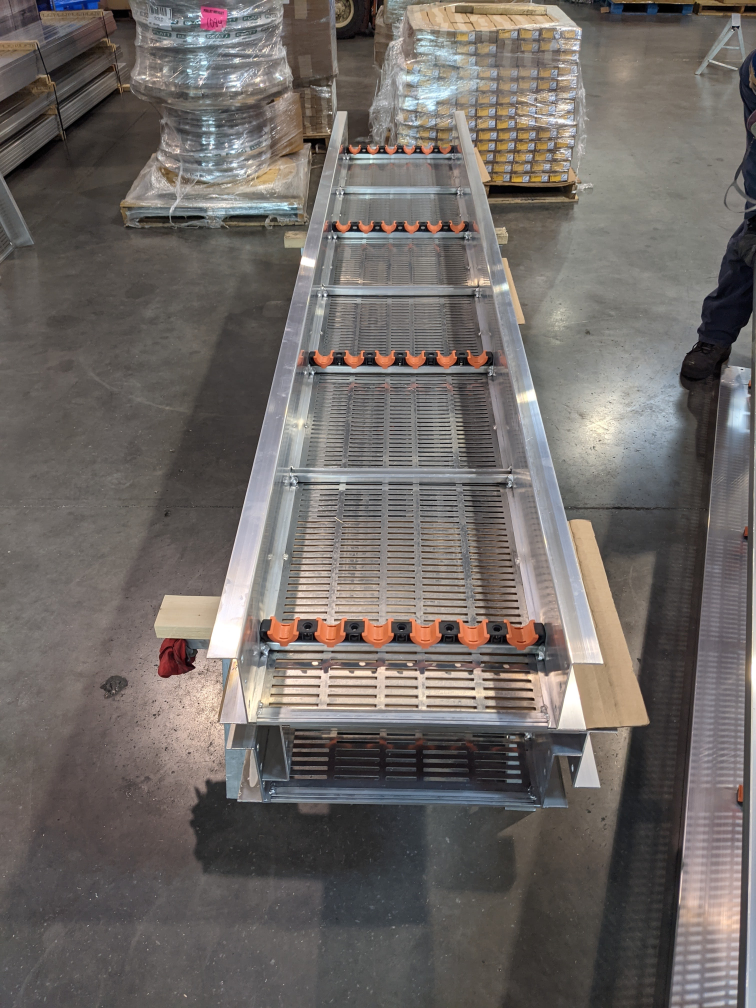
#> input picture 5.jpg, 3024 x 4032 px (shown at 1/4 size)
$ jupyter execute opencv_practice.ipynb
#> lines starting #> are read from the running program, lines starting #| are printed output that depends on the picture
install opencv-contrib-python for full features , install caer for utilties

[cell 1]
import cv2 as cv

[cell 2]
def rescaleFrame(frame, scale=0.5):
    width = int(frame.shape[1] * scale)
    height = int(frame.shape[0] * scale)
    dims=(width, height)
    return cv.resize(frame, dims, interpolation = cv.INTER_AREA)

[cell 3]
img =cv.imread('5.jpg')
#> img is the input picture: shape (4032, 3024, 3); mean B, G, R 101.4, 104.8, 110.6
img.shape
#> Out = (4032, 3024, 3)

[cell 4]
print('image shape before scaling ', img.shape)
#| image shape before scaling  (4032, 3024, 3)
imgscaled = rescaleFrame(img, 0.2)
#> in rescaleFrame, `return cv.resize(frame, dims, interpolation = cv.INTER_AREA)`:
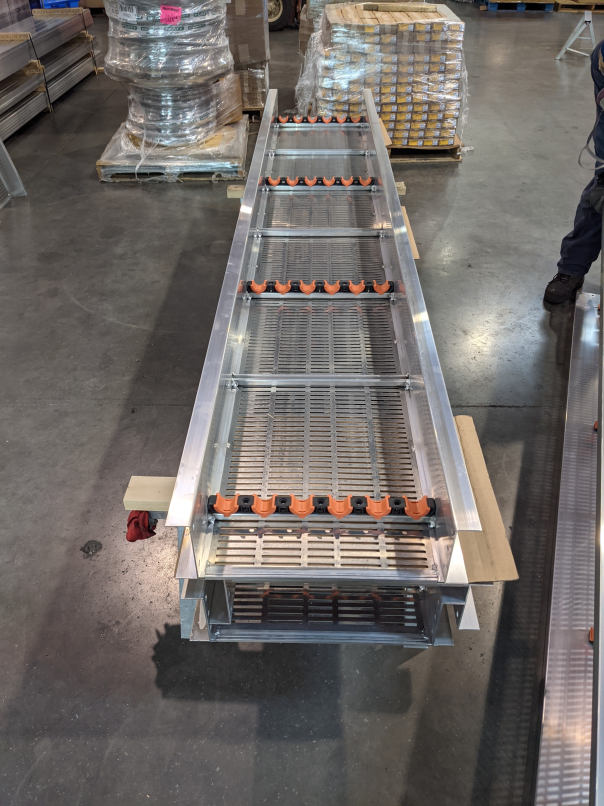
#> returned value: shape (806, 604, 3); mean of channels 0, 1, 2 101.4, 104.8, 110.6; drawn as B, G, R
print('image shape after scaling ', imgscaled.shape)
#| image shape after scaling  (806, 604, 3)

[cell 5]
cv.imshow('5', imgscaled)
cv.waitKey(0)
# if cv.waitKey(0) & 0xFF == ord('q'):
#    cv.destroyAllWindows()

[cell 6]
def changeres(width, height):
    capture.set(3,width)
    ca

[cell 7]
# for video read and display
capture = cv.VideoCapture('4.mp4')
while True:
    isTrue, frame = capture.read()
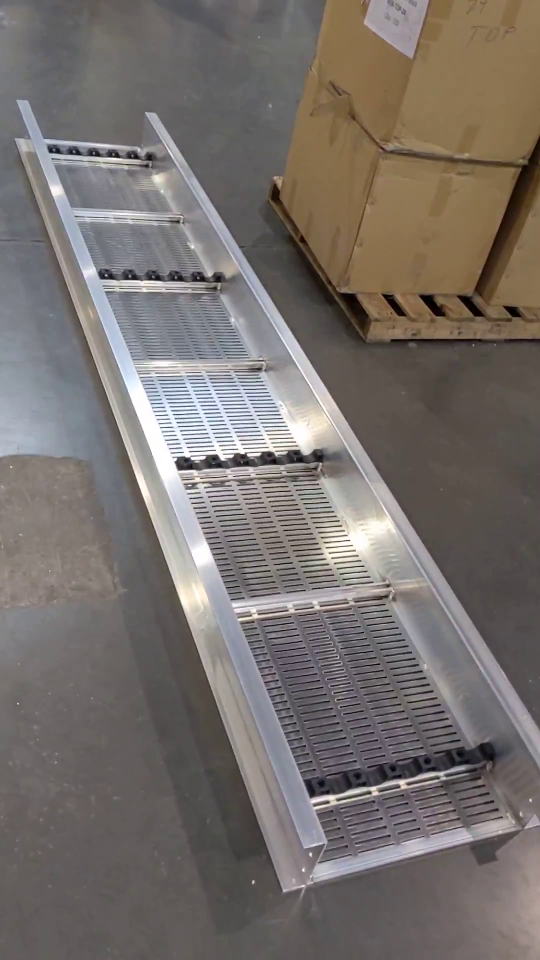
#> input picture frame 30 of 4.mp4, 1080 x 1920 px (shown at 1/2 size)
#> frame is the input picture: shape (1920, 1080, 3); mean B, G, R 108.6, 112.3, 119.2
#     print((isTrue, type(frame)))
# if cv cant read any more frames, exit the loop
    if isTrue == False:
        break
    else:
        frame_resized = rescaleFrame(frame, 0.5)
#> call 2 of rescaleFrame, with scale = 0.5
#> in rescaleFrame (call 2), `return cv.resize(frame, dims, interpolation = cv.INTER_AREA)`:
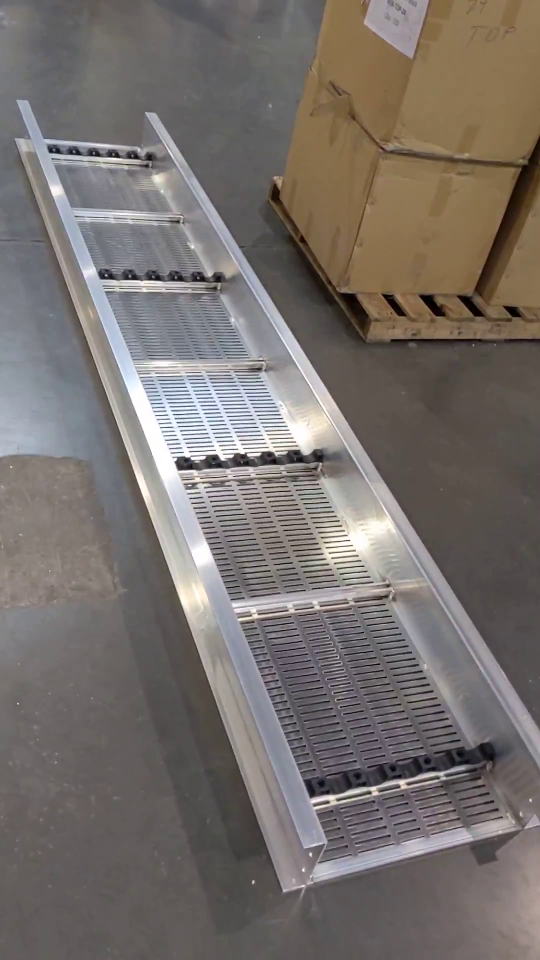
#> returned value: shape (960, 540, 3); mean of channels 0, 1, 2 108.7, 112.4, 119.3; drawn as B, G, R
        cv.imshow('Video', frame_resized)


    if cv.waitKey(20) & 0xFF == 27:
#> (key q is pressed here)
        break
capture.release()
cv.destroyAllWindows()
